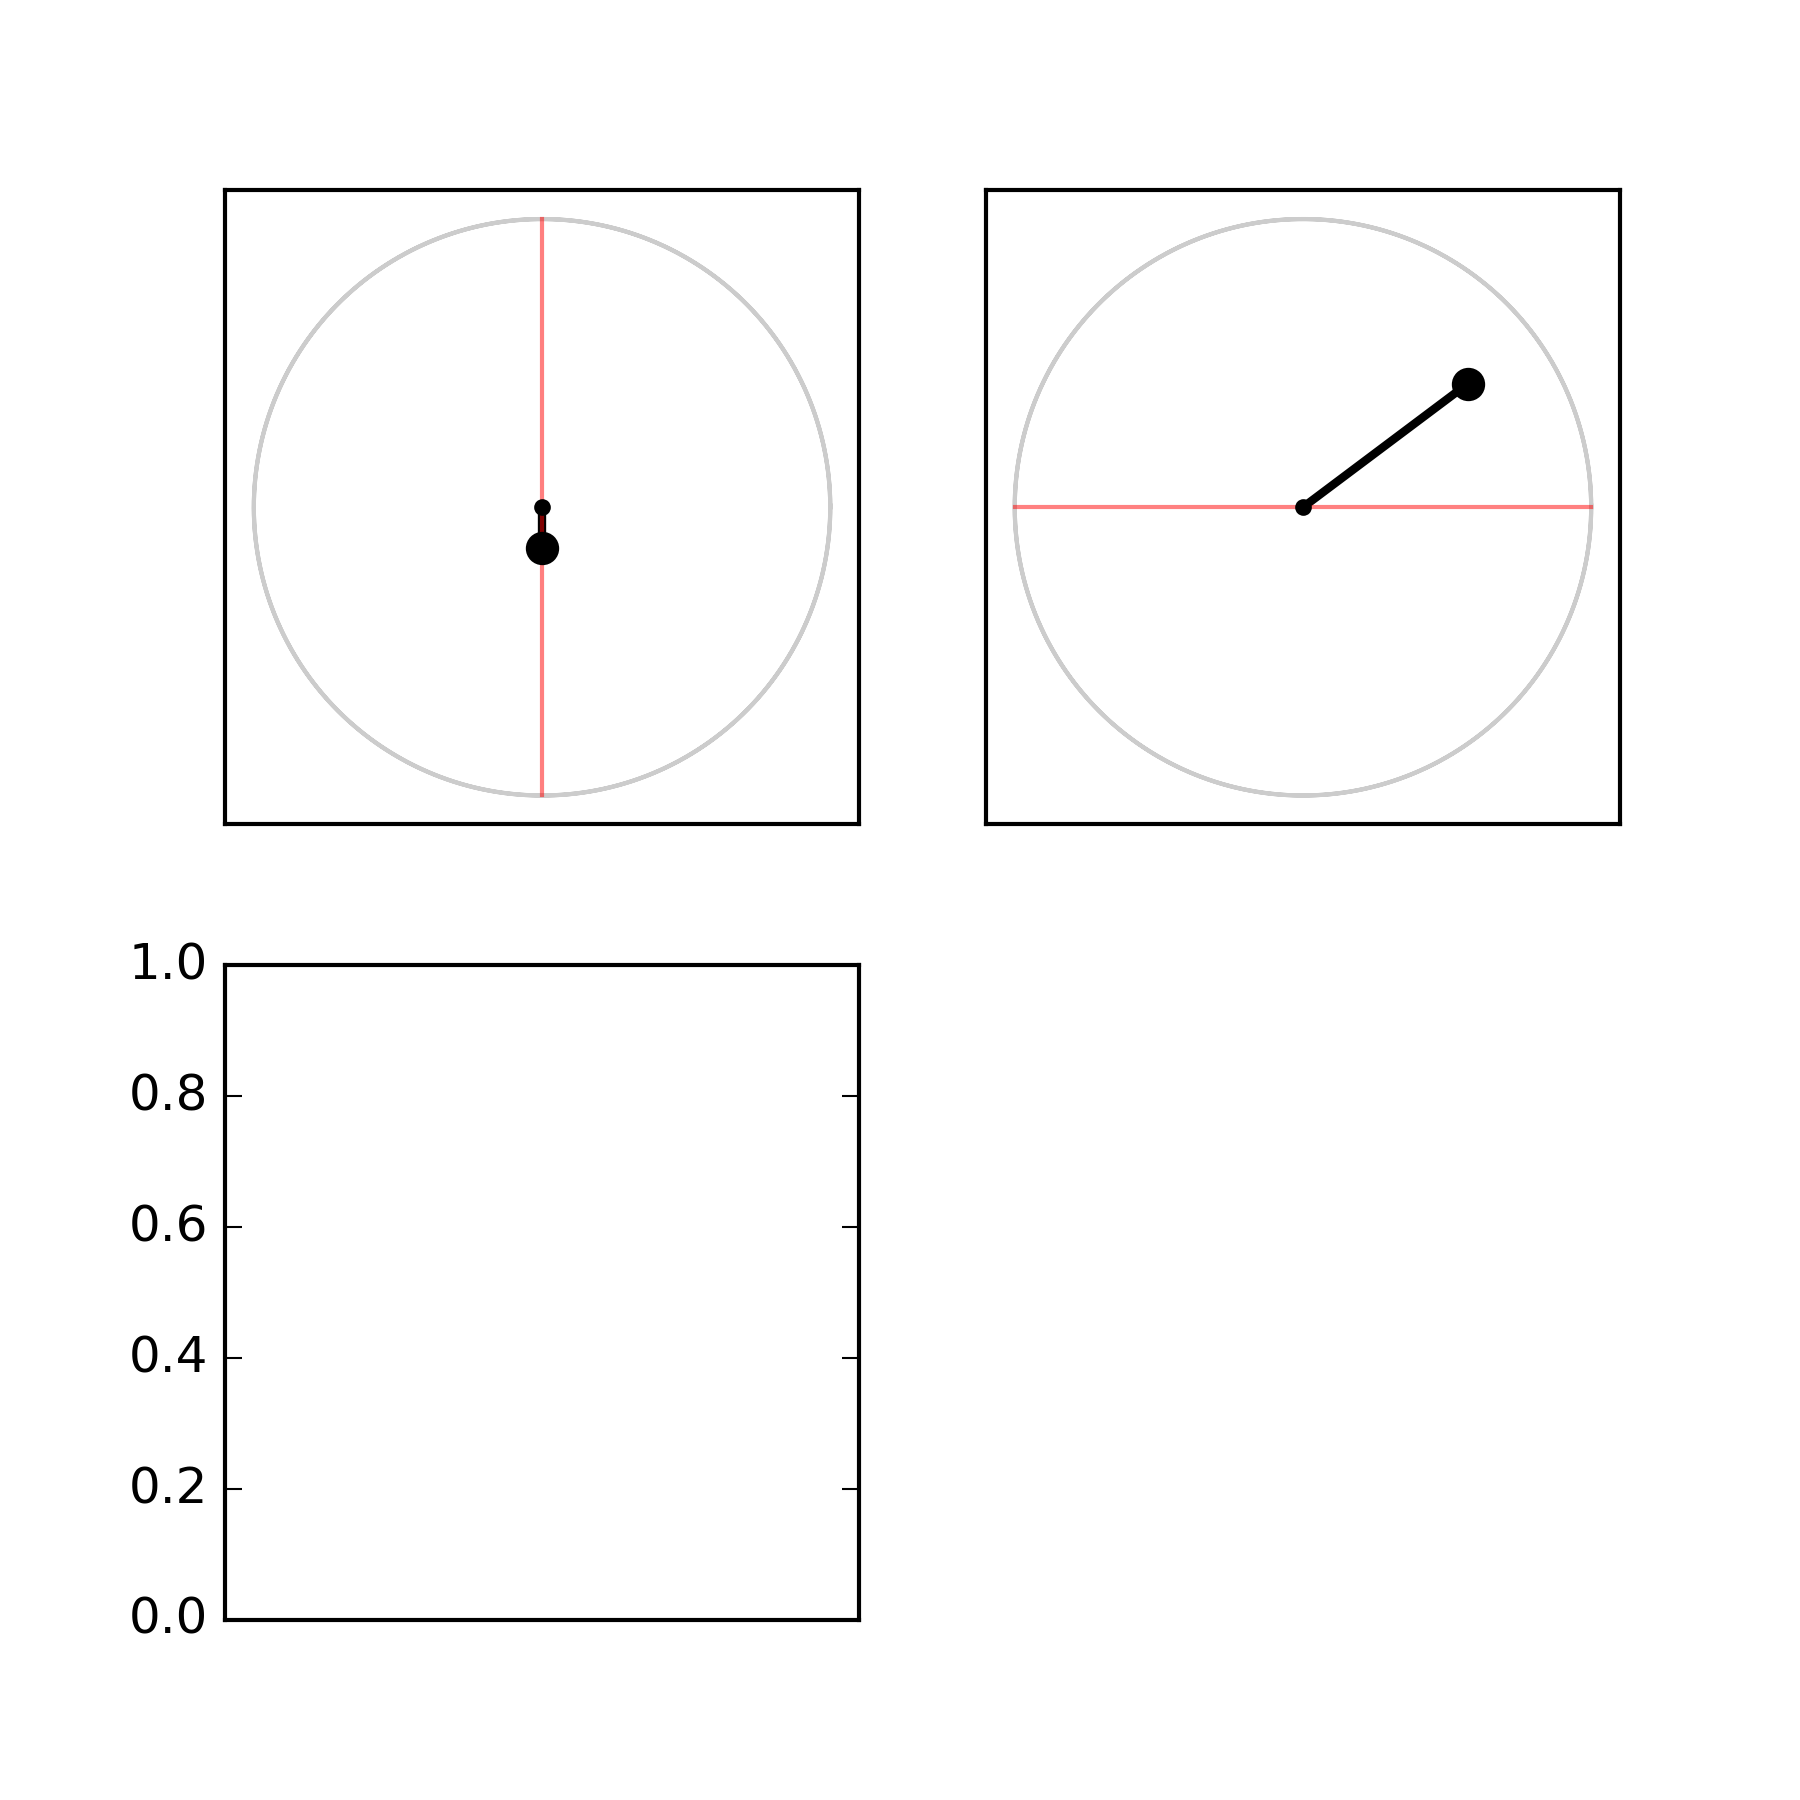

Write the Python code that produced this figure.

import numpy as np
from multipartite.LO import S_OBS_LO as slo
from multipartite.constants import *
from multipartite.matrix import *

import matplotlib.pyplot as plt
plt.style.use("classic")


###################### inputs ##############################
rho = (3.*kprod(projd['0'],projd['0']) + 4.*kprod(projd['1'],projd['+']))/7.

A = [projd['0'],projd['1']]
B = [projd['-'],projd['+']]
#############################################################

def main():
  ## calculate
  meas = slo(rho,A,B).copy()
  rde = meas['RDE_out'].copy()

  ## print things
  print()
  print(meas.keys())
  print()

  ## fancyplot
  fancyplot(meas)


def fancyplot(meas):
  ## new figure
  fig = plt.figure(1, figsize=(6,6))
  ax1 = fig.add_subplot(221)
  ax2 = fig.add_subplot(222, sharey=ax1)
  ax3 = fig.add_subplot(223, sharex=ax1)
  AX = [ax1,ax2,ax3]
  for ax in [ax1,ax2]:
    ## format axes
    plt.sca(ax)
    plt.xlim(-1.1,1.1)
    plt.ylim(-1.1,1.1)
    plt.gca().set_aspect(1)
    plt.xticks([])
    plt.yticks([])
    ## dots at center
    plt.plot([0],[0], 'k.',  markersize=7, zorder=999)
    ## circle on bloch sphere
    s = 2.*np.pi*np.linspace(-1.,1.001,1001)
    plt.plot(np.cos(s),np.sin(s),'.8')

  ## plot bloch vectors x and z direction
  rA, rB = meas['rA'], meas['rB']
  sty1 = dict(ls='-', lw=2, c='k', zorder=99)
  sty2 = dict(marker='.', c='k', markersize=15, zorder=9999)
  ## lines
  AX[0].plot([0,rA[0]],[0,rA[2]], **sty1)
  AX[1].plot([0,rB[0]],[0,rB[2]], **sty1)
  ## dots
  AX[0].plot([rA[0]],[rA[2]], **sty2)
  AX[1].plot([rB[0]],[rB[2]], **sty2)


  ## plot POVM bloch vectors
  for i in range(len(meas['A'])):
    x, y, z = 1.*meas['POVM_BLOCH_A'][i]
    V = .5*meas['Vx'][i]
    ax1.plot([0,x],[0,z], 'r-', alpha=1.*V, lw=2.*V, zorder=100)
  for i in range(len(meas['B'])):
    x, y, z = 1.*meas['POVM_BLOCH_B'][i]
    V = .5*meas['Vy'][i]
    ax2.plot([0,x],[0,z], 'r-', alpha=1.*V, lw=2.*V, zorder=100)


  ## plot quantum entropies









  ## show
  plt.savefig('LOex.png', dpi=300)



main()
